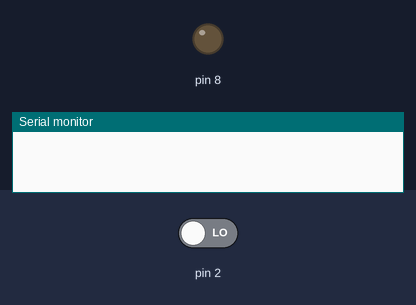
Recording of a sketch running on a simulated Arduino Uno, built with avr-gcc and run on an emulated ATmega328P. Shown: output pins drawn as LEDs (lit = HIGH), the last lines printed to the serial monitor. The inputs (shaded band) are chosen by the test bench; at power-on: pin 2 LOW.

Above: at 1.2 s.
1.3 s: pin 2 driven HIGH
At 2.1 s:
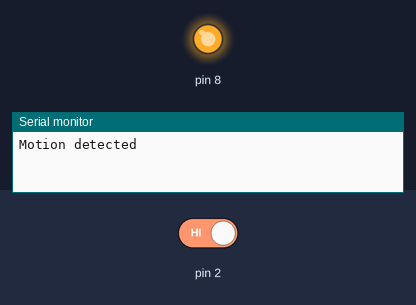
2.8 s: pin 2 driven LOW
At 3.6 s:
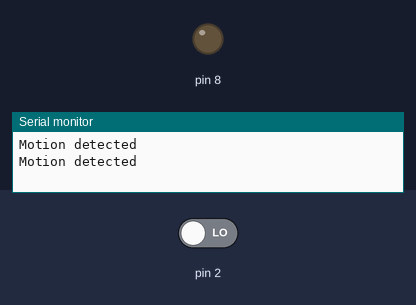
Timing chart, 0 to 5.8 s (numbered marks = the images above; inputs shaded):
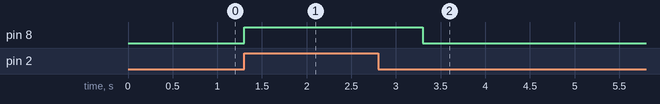

Measured:
- after the input at 1.3 s, pin 8: LOW → HIGH at once
- after the input at 2.8 s, pin 8: HIGH → LOW after 0.50 s

The sketch:

pir.ino
```cpp
void setup() {
pinMode(2,INPUT);
pinMode(8,OUTPUT);
Serial.begin(9600);

}

void loop() {
  if(digitalRead(2)==HIGH)
  {

  digitalWrite(8,HIGH);
  Serial.println("Motion detected");
  delay(1000);

  }
  else
{
digitalWrite(8,LOW);


}

}
```
